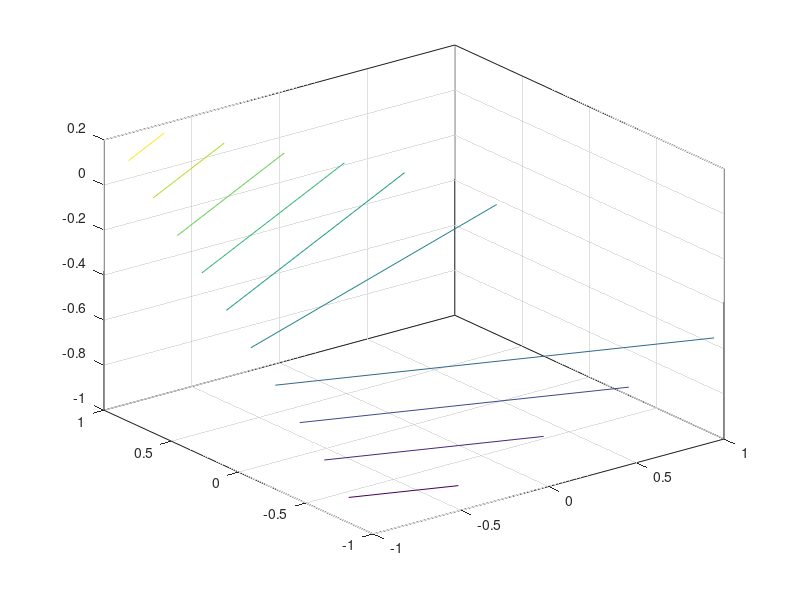

This chart was generated by the following MATLAB code:
function warm_start()
    x = [-1 -1 1 1];
    y = [-1 1 -1 1];
    theta = [-1 -.5 .3 -.4];
    gama = 1;
    distance = zeros(length(x),length(x));
    for i=1:length(x)
       for j=1:length(x)
            distance(i,j)=(x(i)-x(j))^2+(y(i)-y(j))^2;
       end
    end
    res=f(theta,gama,distance);
    x=[-1 1];
    y=[-1 1];
    [X,Y]=meshgrid(x,y);
    Z=zeros(size(X));
    Z(1,:)=res(1:2);
    Z(2,:)=res(3:4);
    contour3(X,Y,Z);
end

% 
% function res=f(theta,gama,x,y,idx)
%     res = 0;
%     for i=1:length(x)
%         res = theta(i)*exp(-gama*((x(idx)-x(i)^2)+(y(idx)-y(i))^2))+res;
%     end
% 
% end

function res=f(theta,gama,distance)
    res = theta*exp(-gama*distance');
end